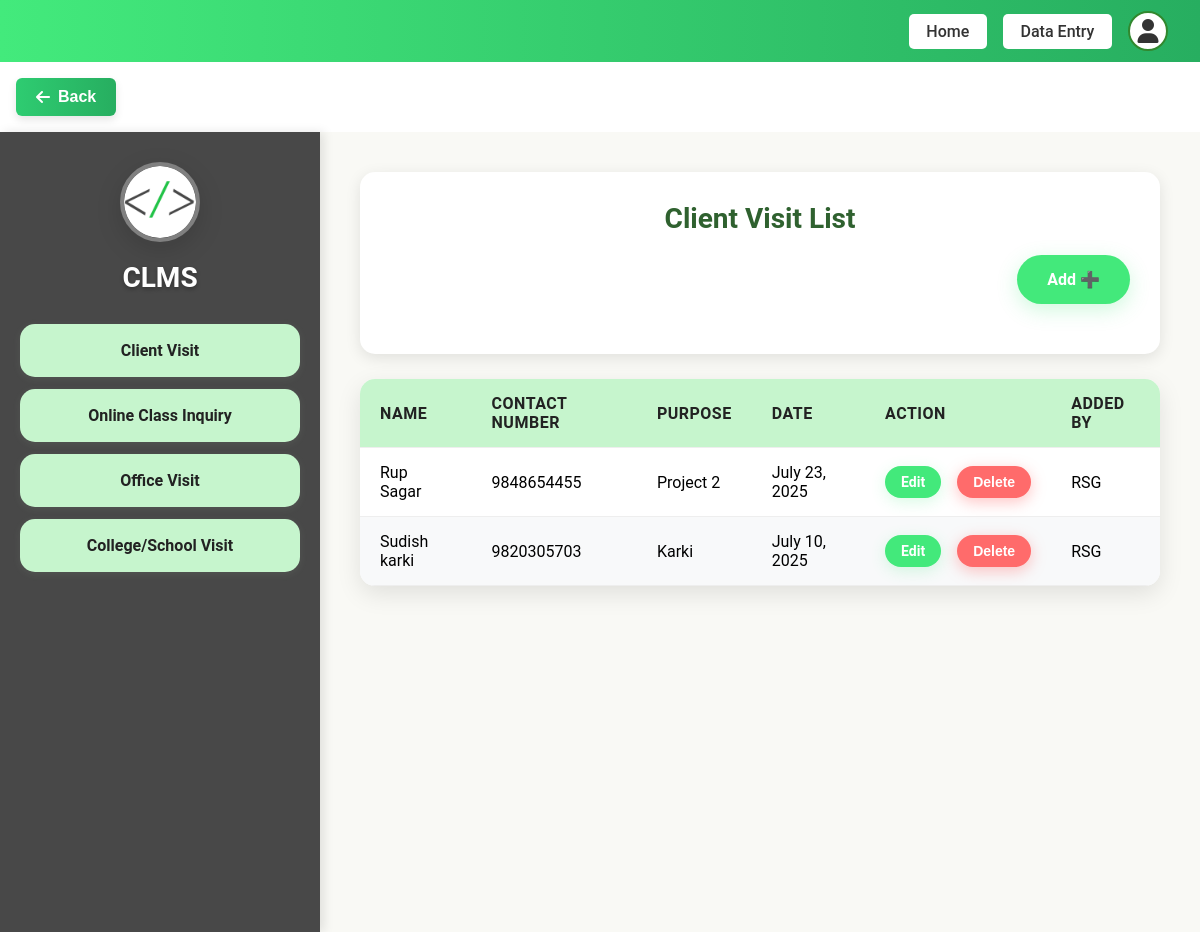
/add-dashboard/client-visit/list/ (signed in), run on an earlier commit of the app's database.
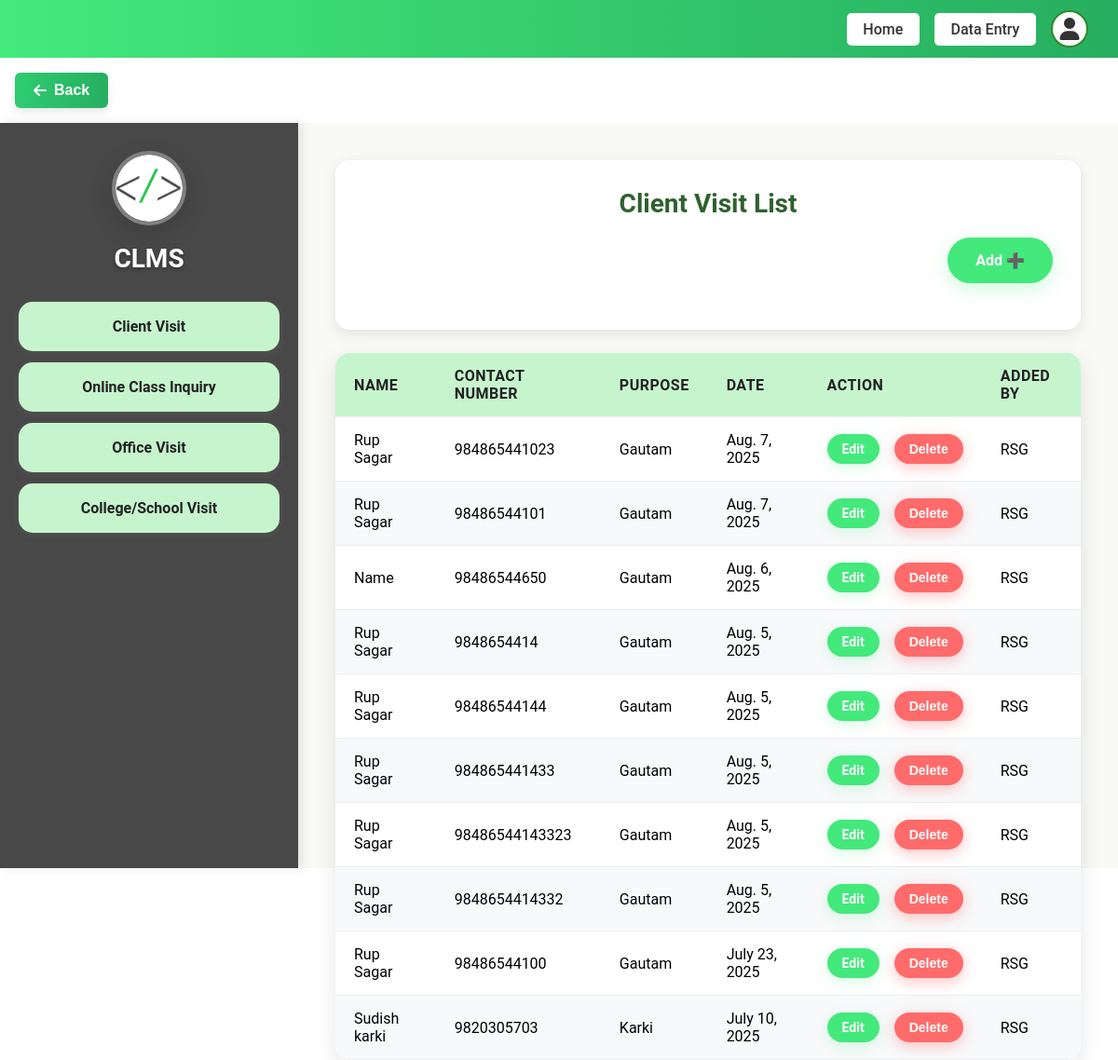
And on a later commit of the database.
### staff/models.py (models this page shows, shortened)
class ClientVisit(models.Model):
    user = models.ForeignKey(User, on_delete=models.CASCADE)
    contact_number = models.CharField(max_length=20)
    name = models.CharField(max_length=100)
    purpose = models.CharField(max_length=255)
    date = models.DateField()

### staff/views.py (the view)
# urls.py: path('client-visit/list/', views.client_visit_list, name='client_visit_list'),
@login_required
def client_visit_list(request):
    if request.user.is_superuser:
        client_visits = ClientVisit.objects.all().order_by('-date')
        staff_filter = request.GET.get('staff')
        if staff_filter and staff_filter != 'all':
            client_visits = client_visits.filter(user_id=staff_filter)
        start_date = request.GET.get('start_date')
        end_date = request.GET.get('end_date')
        if start_date:
            try:
                start_date = datetime.strptime(start_date, '%Y-%m-%d').date()
                client_visits = client_visits.filter(date__gte=start_date)
            except ValueError:
                pass
        if end_date:
            try:
                end_date = datetime.strptime(end_date, '%Y-%m-%d').date()
                client_visits = client_visits.filter(date__lte=end_date)
            except ValueError:
                pass
        staff_users = User.objects.filter(is_staff=True).order_by('username')
    else:
        client_visits = ClientVisit.objects.filter(user=request.user).order_by('-date')
        staff_users = None
    return render(request, 'pages/staff/Client_Visit.html', {
        'client_visits': client_visits,
        'staff_users': staff_users,
        'current_filters': {
            'staff': request.GET.get('staff', ''),
            'start_date': request.GET.get('start_date', ''),
            'end_date': request.GET.get('end_date', ''),
        }
    })

### templates/pages/staff/Client_Visit.html (shortened to what this page needs)
{% load static %}
<!DOCTYPE html>
<html lang="en">
<head>
  <link rel="stylesheet" href="{% static 'css/Visit.css' %}">
  <link rel="stylesheet" href="{% static 'css/dltvisit.css' %}">
</head>
<body>
{% include "layouts/header.html" %}
<div class="container">
  <div class="sidebar">
      <div class="logo">
        <a href="{% url 'add_dashboard' %}">
         <img src="{% static 'assets/favicon.png' %}" alt="Logo">
        </a>
      </div>
      <h2>CLMS</h2>
      <ul>
        <li><a href="{% url 'client_visit_list' %}">Client Visit</a></li>
        <li><a href="{% url 'online_class_list' %}">Online Class Inquiry</a></li>
        <li><a href="{% url 'office_visit_list' %}">Office Visit</a></li>
        <li><a href="{% url 'college_visit_list' %}">College/School Visit</a></li>
      </ul>
    </div>
    <div class="main-content">
      <div class="header">
        <h2>Client Visit List</h2>
        <div class="header-controls">
          <a href="{% url 'add_dashboard' %}" class="add-btn">Add ➕</a>
        </div>
      </div>
      <table>
        <thead>
          <tr>
            <th>Name</th>
            <th>Contact Number</th>
            <th>Purpose</th>
            <th>Date</th>
            <th>Action</th>
            <th>Added By</th>
          </tr>
        </thead>
        <tbody>
          {% for visit in client_visits %}
          <tr class="{% cycle 'white-row' 'green-row' %}">
            <td>{{ visit.name }}</td>
            <td>{{ visit.contact_number }}</td>
            <td>{{ visit.purpose }}</td>
            <td>{{ visit.date }}</td>
            <td>
              <div class="action-buttons">
                <a href="{% url 'edit_client' visit.id %}" class="edit-btn">Edit</a>
                <button class="delete-btn" onclick="showClientVisitDeleteConfirmation('{{ visit.id }}', '{{ visit.name }}')">Delete</button>
              </div>
            </td>
            <td>{{ visit.user.username }}</td>
          </tr>
          {% empty %}
          <tr>
            <td colspan="6">No client visits available.</td>
          </tr>
          {% endfor %}
        </tbody>
      </table>
    </div>
  </div>
</body>
</html>

### templates/layouts/header.html (shortened to what this page needs)
<!DOCTYPE html>
<html lang="en">
<head>
    <link rel="stylesheet" href="/static/css/home.css">
    <link rel="stylesheet" href="https://cdnjs.cloudflare.com/ajax/libs/font-awesome/6.4.0/css/all.min.css">
</head>
<body>
    <div class="top-bar-head">
        <a href="/" class="stats-btn-head">Home</a>
        {% if user.is_staff %}
        <a href="/add-dashboard" class="stats-btn-head">Data Entry</a>
        {% endif %}
        <div class="profile-dropdown" id="profileDropdown">
            <div class="profile-icon" onclick="toggleDropdown()">
               <i class="fa-solid fa-user"></i>
            </div>
        </div>
    </div>
{% if request.path != "/" %}
    <button class="go-back-btn" onclick="goBack()">
        <i class="fa-solid fa-arrow-left"></i> Back
    </button>
{% endif %}
</body>
</html>

### static/css/Visit.css (style rules this page uses)
* { margin: 0; padding: 0; box-sizing: border-box; }
body { margin: 0; font-family: 'Segoe UI', sans-serif; background-color: #f9f9f5; }
.container { display: flex; height: 100vh; position: relative; }
.sidebar { box-sizing: content-box; width: 280px; background: #333; padding: 30px 20px; text-align: center; box-shadow: 4px 0 10px rgba(0,0,0,0.1); position: relative; overflow: hidden; }
.sidebar::before { content: ''; position: absolute; top: 0; left: 0; right: 0; bottom: 0; background: rgba(255,255,255,0.1); pointer-events: none; }
.sidebar .logo img { width: 80px; height: 80px; border-radius: 50%; border: 4px solid rgba(255,255,255,0.3); box-shadow: 0 8px 25px rgba(0,0,0,0.2); transition: all 0.3s ease; }
.sidebar h2 { margin: 15px 0 30px 0; color: white; font-size: 28px; font-weight: 700; text-shadow: 0 2px 4px rgba(0,0,0,0.3); position: relative; z-index: 2; }
.sidebar ul { list-style: none; padding: 0; margin: 0; position: relative; z-index: 2; }
.sidebar ul li { margin: 12px 0; position: relative; }
.sidebar ul li a { display: block; background: #c6f5cd; color: #222; padding: 15px 20px; border-radius: 15px; font-weight: 600; font-size: 16px; text-decoration: none; transition: all 0.3s ease; border: 2px solid transparent; box-shadow: 0 2px 8px rgba(198,245,205,0.08); position: relative; overflow: hidden; }
.main-content { flex: 1; padding: 40px; background: #f9f9f5; min-height: 100vh; }
table { width: 100%; border-collapse: collapse; text-align: left; background: white; border-radius: 15px; overflow: hidden; box-shadow: 0 8px 25px rgba(0,0,0,0.1); }
thead, .form-header { background: #c6f5cd; color: #222; }
th, td { padding: 15px 20px; border-bottom: 1px solid #eee; }
th { font-weight: 600; font-size: 16px; text-transform: uppercase; letter-spacing: 0.5px; }
.white-row { background-color: white; transition: background-color 0.3s ease; }
.green-row { background-color: #f8f9fa; transition: background-color 0.3s ease; }
.delete-btn { background: linear-gradient(135deg, #ff6b6b 0%, #ee5a52 100%); color: white; padding: 8px 16px; border: none; border-radius: 20px; cursor: pointer; font-weight: bold; font-size: 14px; transition: all 0.3s ease; box-shadow: 0 4px 15px rgba(255, 107, 107, 0.4); }
.edit-btn { background: #43e97b; color: white; padding: 8px 16px; border: none; border-radius: 20px; cursor: pointer; font-weight: bold; text-decoration: none; margin-right: 8px; display: inline-block; font-size: 14px; transition: all 0.3s ease; box-shadow: 0 4px 15px rgba(67, 233, 123, 0.2); }
.header { background: white; padding: 30px; border-radius: 15px; box-shadow: 0 4px 15px rgba(0, 0, 0, 0.1); margin-bottom: 25px; }
.header h2 { font-size: 28px; color: #2f612f; font-weight: 700; margin: 0 0 20px 0; text-align: center; }
.header-controls { display: flex; align-items: center; justify-content: space-between; gap: 20px; margin-bottom: 20px; flex-wrap: wrap; }
.header-controls .add-btn { margin: 0 0 auto auto !important; }
.add-btn { background: #43e97b; color: white; font-weight: 600; padding: 12px 24px; font-size: 16px; border: none; border-radius: 25px; text-decoration: none; transition: all 0.3s ease; box-shadow: 0 4px 15px rgba(67, 233, 123, 0.15); white-space: nowrap; flex-shrink: 0; order: 2; }
.add-btn { background: #43e97b; color: white; font-weight: 600; padding: 15px 30px; font-size: 16px; border: none; border-radius: 30px; text-decoration: none; transition: all 0.3s ease; box-shadow: 0 6px 20px rgba(67, 233, 123, 0.25); white-space: nowrap; display: inline-block; margin: none !important; position: relative; overflow: hidden; width: auto; text-align: center; }
.add-btn::before { content: ''; position: absolute; top: 0; left: -100%; width: 100%; height: 100%; background: linear-gradient(90deg, transparent, rgba(255,255,255,0.2), transparent); transition: left 0.5s ease; }
table { width: 100%; border-collapse: collapse; text-align: left; background: white; border-radius: 15px; overflow: hidden; box-shadow: 0 8px 25px rgba(0,0,0,0.1); margin-top: 20px; }
thead { background: #c6f5cd; color: #222; }
.delete-btn { background: #ff6b6b; color: white; padding: 8px 16px; border: none; border-radius: 20px; cursor: pointer; font-weight: bold; font-size: 14px; transition: all 0.3s ease; box-shadow: 0 4px 15px rgba(255, 107, 107, 0.4); }

What changed in the data, as far as the page shows it:
removed ClientVisit: name "Rup Sagar", contact_number "9848654455", purpose "Project 2", date "July 23, 2025", user.username "RSG"
added ClientVisit: name "Rup Sagar", contact_number "984865441023", purpose "Gautam", date "Aug. 7, 2025", user.username "RSG"
added ClientVisit: name "Rup Sagar", contact_number "98486544101", purpose "Gautam", date "Aug. 7, 2025", user.username "RSG"
added ClientVisit: name "Name", contact_number "98486544650", purpose "Gautam", date "Aug. 6, 2025", user.username "RSG"
added ClientVisit: name "Rup Sagar", contact_number "9848654414", purpose "Gautam", date "Aug. 5, 2025", user.username "RSG"
added ClientVisit: name "Rup Sagar", contact_number "98486544144", purpose "Gautam", date "Aug. 5, 2025", user.username "RSG"
added ClientVisit: name "Rup Sagar", contact_number "984865441433", purpose "Gautam", date "Aug. 5, 2025", user.username "RSG"
added ClientVisit: name "Rup Sagar", contact_number "98486544143323", purpose "Gautam", date "Aug. 5, 2025", user.username "RSG"
added ClientVisit: name "Rup Sagar", contact_number "9848654414332", purpose "Gautam", date "Aug. 5, 2025", user.username "RSG"
added ClientVisit: name "Rup Sagar", contact_number "98486544100", purpose "Gautam", date "July 23, 2025", user.username "RSG"
